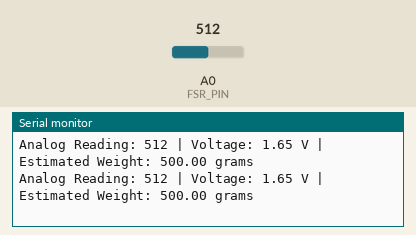
A sketch run on a simulated Arduino Uno, built with avr-gcc and run on an emulated ATmega328P. Parts: the last lines printed to the serial monitor. Inputs (shaded band) come from the test bench; at power-on: A0 (FSR_PIN) = 512.

Above: at 2.2 s.
2.3 s: A0 (FSR_PIN) set to 716
At 2.9 s:
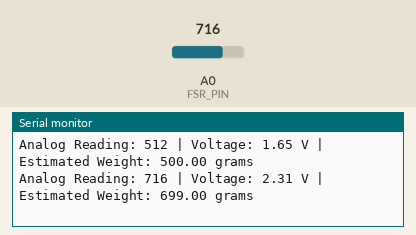
3.8 s: A0 (FSR_PIN) set to 900
At 4.4 s:
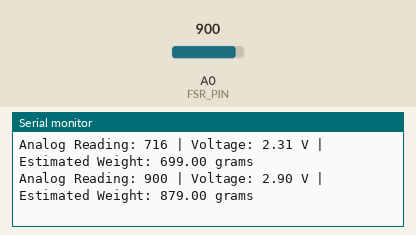
Timing chart, 0 to 6.8 s (numbered marks = the images above; inputs shaded):
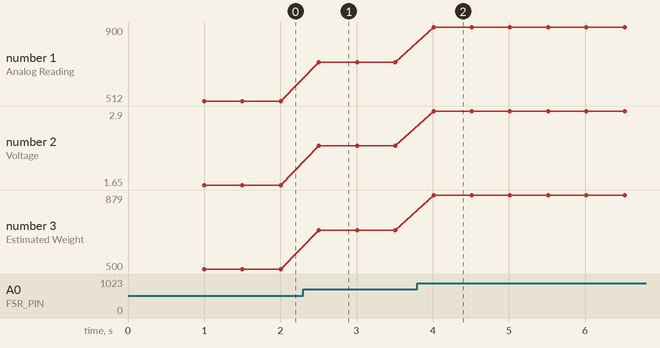

Measured:
- after the input at 2.3 s, the serial monitor: prints a new line after 0.21 s (image 1)
- after the input at 3.8 s, the serial monitor: prints a new line after 0.21 s (image 2)
- plotted number 1: 512 → 716 after the input at 2.3 s, 716 → 900 after the input at 3.8 s
- plotted number 2: 1.65 → 2.31 after the input at 2.3 s, 2.31 → 2.9 after the input at 3.8 s
- plotted number 3: 500 → 699 after the input at 2.3 s, 699 → 879 after the input at 3.8 s

The sketch:

FSR.ino
```cpp
#define FSR_PIN A0

void setup() {
  Serial.begin(115200);
  Serial.println("FSR Weight Sensor on ESP8266");
  delay(1000);
}

void loop() {
  int fsrReading = analogRead(FSR_PIN);
  float voltage = fsrReading * (3.3 / 1023.0);

  float force = map(fsrReading, 0, 1023, 0, 1000);

  if (force < 10) force = 0;

  Serial.print("Analog Reading: ");
  Serial.print(fsrReading);
  Serial.print(" | Voltage: ");
  Serial.print(voltage);
  Serial.print(" V | Estimated Weight: ");
  Serial.print(force);
  Serial.println(" grams");

  delay(500);
}
```
